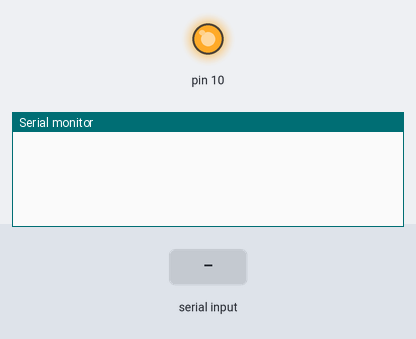
Bench run of a sketch on a simulated Arduino Uno, built with avr-gcc and run on an emulated ATmega328P. Parts: output pins drawn as LEDs (lit = HIGH), the last lines printed to the serial monitor. The inputs (shaded band) are chosen by the test bench.

Above: at 1.2 s.
1.3 s: "90,45\n" received over Serial
At 2.4 s:
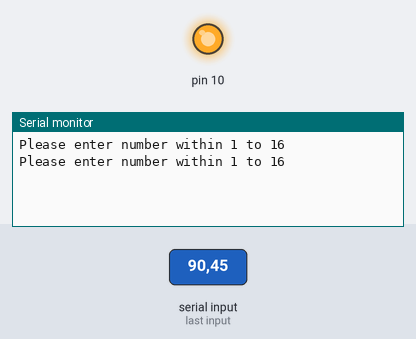
2.8 s: "5\n" received over Serial
At 3.4 s:
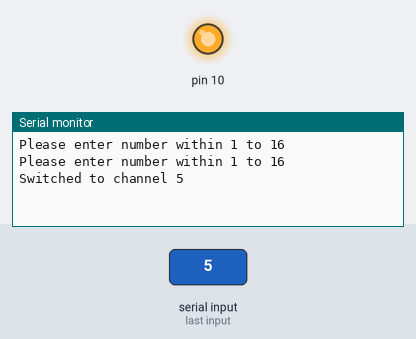

The sketch:

ADG725.ino
```cpp
#include <SPI.h>
#include <avr/io.h>
//#include <TimerOne.h>
// add this to the top of your sketch
#define NOP __asm__ __volatile__ ("nop\n\t")

#define EN  7
#define CSA 6
#define CSB 5


void setup() {
  // Timer1.initialize();
  // Timer1.attachInterrupt(callback);
  // put your setup code here, to run once:
  Serial.begin(9600);
  /* Define directions for port pins */
  DDRB |= _BV(DDB2); // direction output D10
  /* Insert nop for synchronization*/
  NOP; // delay 62.5ns on a 16MHz AtMega
  // begin SPI
  PORTB |= _BV(PB2);
  SPI.beginTransaction(SPISettings(14000000, MSBFIRST, SPI_MODE1));
}

void loop() {
  int temp = getDigits();
  if (temp > 0 && temp <= 16) {
    int SW = temp;
    Serial.println((String) "Switched to channel " + SW);
    SW--;
    uint8_t DATA;
    DATA &= !(_BV(EN) | _BV(CSA) | _BV(CSB));
    DATA |= (SW & 0x0F);
    //Serial.println(DATA, BIN);
    SPI.begin();
    PORTB &= ~_BV(PB2); // connect slave
    SPI.transfer(DATA);
    PORTB |= _BV(PB2);  // disconnect slave
    SPI.end();  // close SPI to prevent high freq noise
  }
  else if (temp != -1)
    Serial.println("Please enter number within 1 to 16");

}


int getDigits() {
  /* return -1 if no digit
      return num if received digits
  */
  static uint8_t power = 0;
  static int temp = -1;
  if (Serial.available() > 0) {
    int num = Serial.read();
    if (!isDigit(num)) {
      num = temp;
      temp = -1;
      power = 0;
      return num;
    }
    else  {
      if (!power) temp++;
      temp *= pow(10, power);
      if (power > 0) power--;
      temp += (num - 48) * pow(10, power++);
    }
  }
  return -1;
}
```

Measured:
- after the input at 1.3 s, the serial monitor: prints a new line at once (image 1)
- after the input at 2.8 s, the serial monitor: prints a new line at once (image 2)
